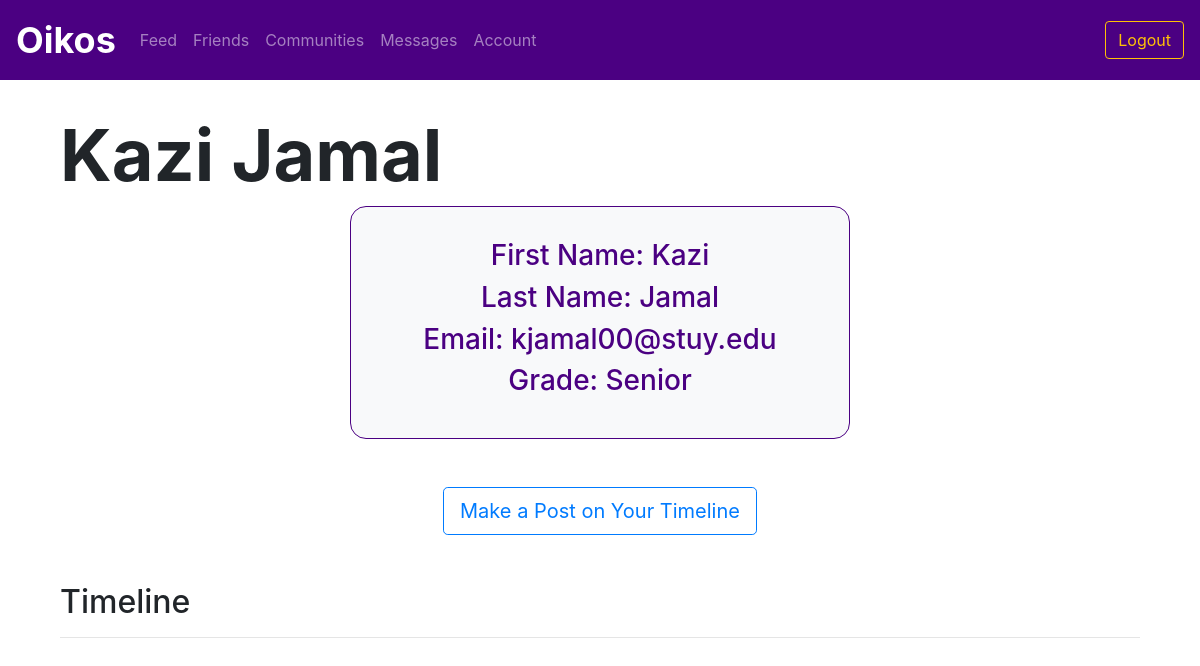
The app's page /me (signed in), older data.
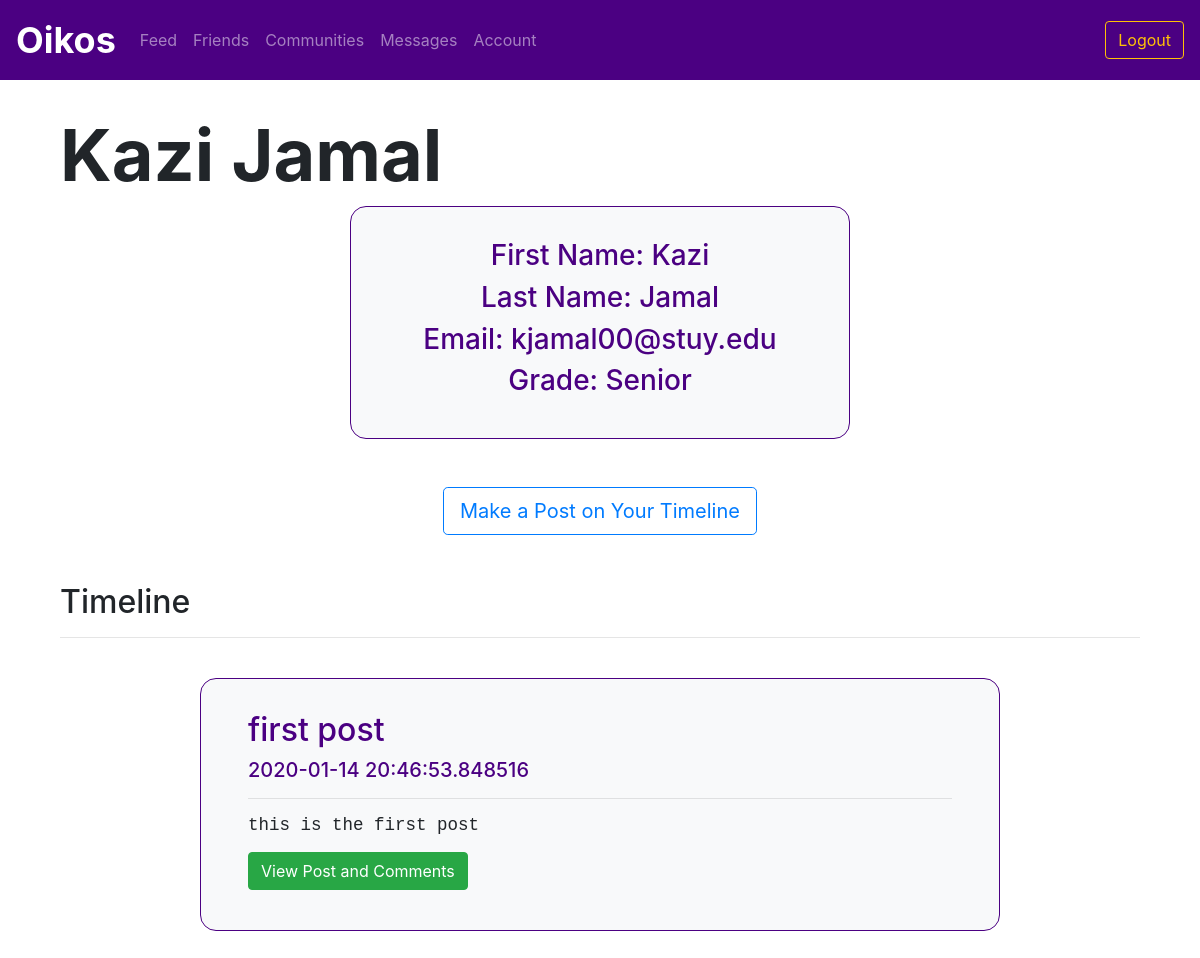
The same page, newer data.
### utl/models.py (models this page shows)
class User(db.Model):
    userID = db.Column(db.Integer, primary_key=True)
    email = db.Column(db.Text, unique=True, nullable=False)
    password = db.Column(db.Text, nullable=False)
    firstName = db.Column(db.Text, nullable=False)
    lastName = db.Column(db.Text, nullable=False)
    displayName = db.Column(db.Text, nullable=False)
    grade = db.Column(db.Text, nullable=False)

class Post(db.Model):
    postID = db.Column(db.Integer, primary_key=True)
    communityID = db.Column(db.Integer, nullable=True)
    userID = db.Column(db.Integer, nullable=False)
    title = db.Column(db.Text, nullable=False)
    content = db.Column(db.Text, nullable=False)
    timestamp = db.Column(db.DateTime, nullable=False, default=datetime.utcnow)

### app.py (the view)
@app.route("/me")
@login_required
def myfeed():
    userID = session['userID']
    user = usersfunctions.getUser(userID)
    posts = postsfunctions.getUserPosts(userID)
    return render_template("me.html", user=user, posts=posts)

### app.py (called while the page is built)
def login_required(f):
    @wraps(f)
    def decorated_function(*args, **kwargs):
        if "userID" not in session:
            return redirect(url_for('login'))
        return f(*args, **kwargs)
    return decorated_function

### utl/posts.py (called while the page is built)
def getUserPosts(userID):
    posts = Post.query.filter_by(communityID=None, userID=userID).order_by(Post.timestamp.desc())
    return posts

### utl/users.py (called while the page is built)
def getUser(userID):
    user = User.query.filter_by(userID=userID).first()
    return user

### templates/me.html (shortened to what this page needs)
{% extends "logbase.html" %}
{% block body %}
    <div class="content">
        <h1 class="display-3" style="font-weight: 700; padding-left: 5vw; padding-top: 5vh;">{{ user.displayName }}</h1>
    </div>
    <div class="container col-md-5 bg-light border border-primary text-center" style="padding: 2em; border-radius: 1em;">
        <h3>First Name: {{ user.firstName }}</h3>
        <h3>Last Name: {{ user.lastName }}</h3>
        <h3>Email: {{ user.email }}</h3>
        <h3>Grade: {{ user.grade }}</h3>
    </div>
    <div class="container my-5">
        <div class="text-center">
            <button type="button" class="btn btn-lg btn-outline-primary" data-toggle="modal"  data-target="#newTimelinePostModal">
                Make a Post on Your Timeline
            </button>
        </div>
    <div class="container my-5">
        <h2>Timeline</h2>
        <hr>
        {% for post in posts %}
        <div class="row" style="margin-left: 5vw; margin-right: 5vw; margin-top: 5vh;">
            <div class="container col-md-10 bg-light border border-primary" style="padding: 2em; border-radius: 1em;">
                <div class="col">
                    <h2>{{ post.title }}</h2>
                    <h5>{{ post.timestamp }}<h5>
                    <hr>
                    <pre>{{ post.content }}</pre>
                    <a href="/post/{{ post.postID }}" class="btn btn-success">View Post and Comments</a>
                </div>
            </div>
        </div>
        {% endfor %}
    </div>
{% endblock %}

### templates/logbase.html
{% extends "base.html" %}
{% block profile %}
<li class="nav-item">
    <a class="nav-item nav-link" href="/feed">Feed</a></li>
<li class="nav-item">
    <a class="nav-item nav-link" href="/friends">Friends</a></li>
<li class="nav-item">
    <a class="nav-item nav-link" href="/communities">Communities</a></li>
<li class="nav-item">
    <a class="nav-item nav-link" href="/messages">Messages</a></li>
<li class="nav-item">
    <a class="nav-item nav-link" href="/me">Account</a></li>
{% endblock %}
{% block loginoptions %}
<form class="form-inline my-2 my-lg-0" action="/logout">
    <button class="btn btn-outline-warning my-2 my-sm-0" type="submit">Logout</button>
</form>
{% endblock %}

### templates/base.html (shortened to what this page needs)
<!DOCTYPE html>
  <html>
  <head>
    <link rel="stylesheet" href="https://stackpath.bootstrapcdn.com/bootstrap/4.4.1/css/bootstrap.min.css"
>
    <link rel="stylesheet" href="{{ url_for('static', filename='css/style.css') }}">
  </head>
  <body>
      <header>
        <nav class="navbar fixed-top navbar-expand-lg navbar-dark bg-primary">
        <a class="navbar-brand" href="/dashboard"><b>Oikos</b></a>
        <div class="collapse navbar-collapse" id="navbarContent">
          <ul class="navbar-nav mr-auto">
            {% block profile %}{% endblock %}
          </ul>
          {% block loginoptions %} {% endblock %}
        </div>
    </nav>
    <br>
    <br>
    <br>
</header>
    {% block body %} {% endblock %}
  </body>
</html>

### static/css/style.css (style rules this page uses)
.bg-primary { background-color: indigo !important; }
.border-primary { color: indigo !important; }
.nav-item { color: white; }
.navbar .navbar-brand { font-size: 36px; }
.border-primary { border-color: indigo !important; }

Row changes from the older to the newer data that the page shows:
added Post: title "first post", timestamp "2020-01-14 20:46:53.848516", content "this is the first post"
